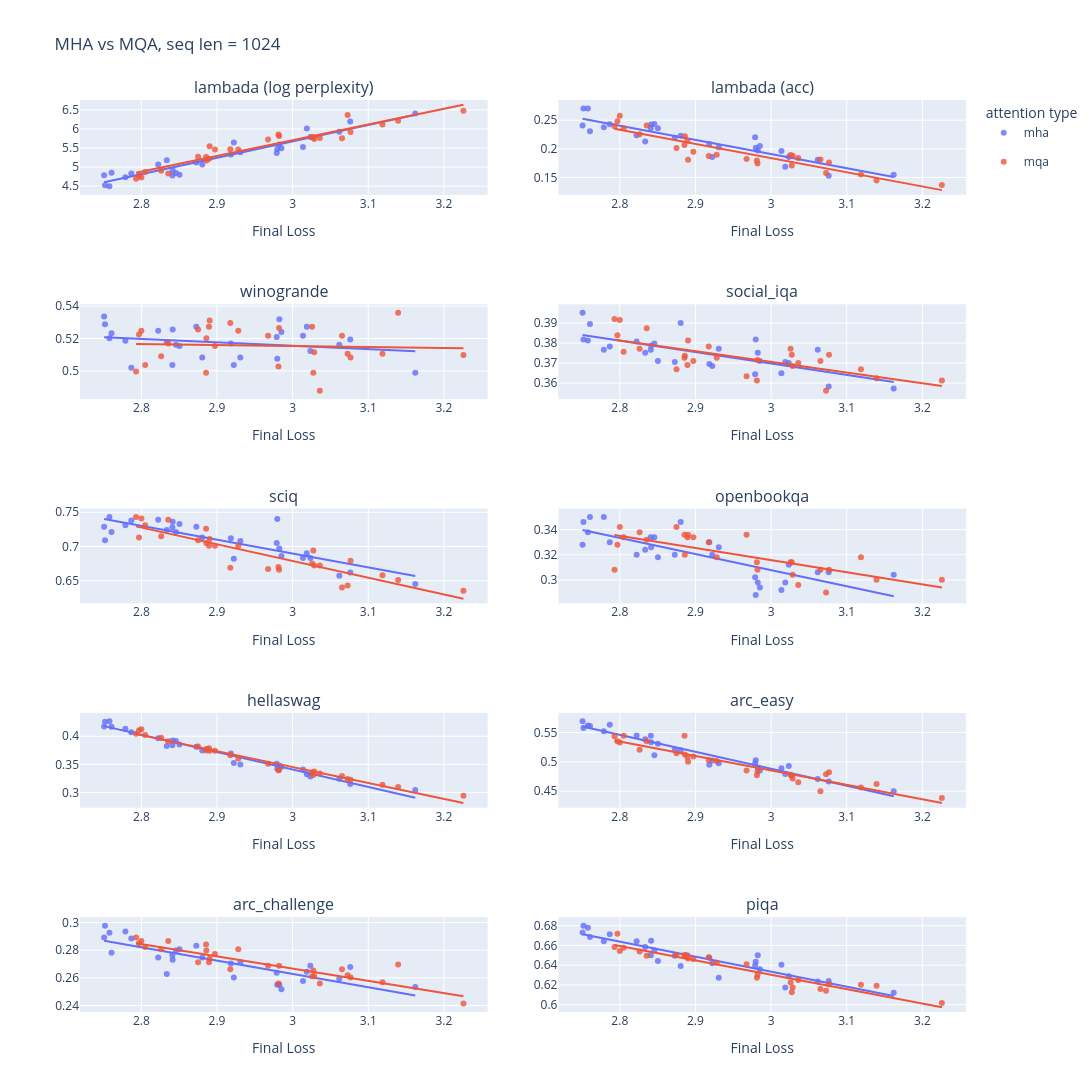

Here is the notebook cell this chart was saved with:
### Code cell
seq_len = 1024

def mha_mqa_group(row):
    kv_heads = row["config/common"]["kv_heads"]
    return "mqa" if kv_heads == 1 else "mha"

sdf = df[df["config/common"].apply(lambda d: d.get("sequence_length") == seq_len)]
plot_sdf = joint_tasks_plot_fetch(sdf, task_keys, group_fn=mha_mqa_group)

plot_sdf = plot_sdf[plot_sdf['step'] != 320000]

plot_joint_tasks(plot_sdf, task_keys, plot_title=f"MHA vs MQA, seq len = {seq_len}", legend_title="attention type", fit_lines=True)
